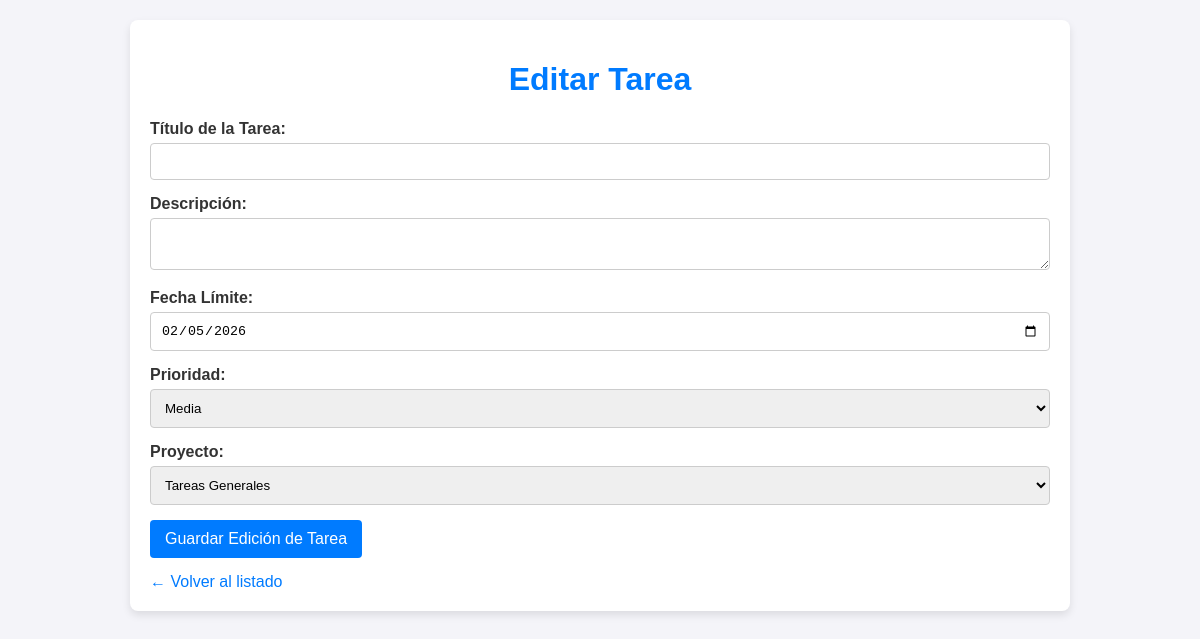
/tarea/editar/9, run on the app's committed database.
### tables this page shows
CREATE TABLE tareas (
            id INTEGER PRIMARY KEY AUTOINCREMENT,
            titulo TEXT NOT NULL,
            descripcion TEXT,
            fecha_creacion TEXT,
            fecha_limite TEXT,
            prioridad TEXT,
            estado TEXT,
            proyecto_id INTEGER,
            FOREIGN KEY (proyecto_id) REFERENCES proyectos(id)
        );

CREATE TABLE proyectos (
            id INTEGER PRIMARY KEY AUTOINCREMENT,
            nombre TEXT NOT NULL,
            descripcion TEXT,
            fecha_inicio TEXT,
            estado TEXT
        );

### app.py (the view, shortened to what this page needs)
@app.route('/tarea/editar/<int:tarea_id>', methods=['GET', 'POST'])
def editar_tarea_web(tarea_id):
    tarea = db_manager.obtener_tarea_por_id(tarea_id)
    proyectos = db_manager.obtener_proyectos()
    return render_template('formulario_edicion_tarea.html', tarea=tarea, proyectos=proyectos)

### src/database.py (called while the page is built)
def get_connection():
    conn = sqlite3.connect(DATABASE_NAME)
    conn.row_factory = sqlite3.Row
    return conn

    def obtener_proyectos(self):
        conn = get_connection()
        cursor = conn.cursor()
        cursor.execute("SELECT * FROM proyectos")
        filas = cursor.fetchall()
        conn.close()
        proyectos = [
            Proyecto(nombre=fila['nombre'], descripcion=fila['descripcion'],
                     id=fila['id'], estado=fila['estado'])
            for fila in filas
        ]
        return proyectos

    def obtener_tarea_por_id(self, tarea_id: int) -> Tarea:
        conn = get_connection()
        cursor = conn.cursor()
        cursor.execute("SELECT * FROM tareas WHERE id=?", (tarea_id,))
        fila = cursor.fetchone()
        conn.close()
        if fila:
            tarea = Tarea(
                titulo=fila['titulo'],
                fecha_limite=fila['fecha_limite'],
                prioridad=fila['prioridad'],
                proyecto_id=fila['proyecto_id'],
                estado=fila['estado'],
                descripcion=fila['descripcion'],
                fecha_creacion=fila['fecha_creacion'],
                id=fila['id']
            )
            return tarea
        return None

### templates/formulario_edicion_tarea.html (shortened to what this page needs)
<!DOCTYPE html>
<html lang="es">
<head>
    <link rel="stylesheet" href="{{ url_for('static', filename='styles.css') }}">
</head>
<body>
    <div class="container">
        <h1>Editar Tarea</h1>
        <form method="POST" action="{{ url_for('editar_tarea_web', tarea_id=tarea._id) }}">
            <div class="form-group">
                <label for="titulo">Título de la Tarea:</label>
                <input type="text" id="titulo" name="titulo"  value "{{tarea._titulo}}" required>
            </div>
            <div class="form-group">
                <label for="descripcion">Descripción:</label>
                <textarea id="descripcion" name="descripcion">{{ tarea._descripcion }}</textarea>
            </div>
            <div class="form-group">
                <label for="fecha_limite">Fecha Límite:</label>
                <input type="date" id="fecha_limite" name="fecha_limite" value="{{ tarea._fecha_limite }}" required>
            </div>
           <div class="form-group">
                <label for="prioridad">Prioridad:</label>
                <select id="prioridad" name="prioridad" required>
                    <option value="Media" {% if tarea._prioridad == 'Media' %}selected{% endif %}>Media</option>
                </select>
            </div>
            <div class="form-group">
                <label for="proyecto_id">Proyecto:</label>
                <select id="proyecto_id" name="proyecto_id">
                    {% for proyecto in proyectos %}
                        <option value="{{ proyecto._id }}" {% if proyecto._id == tarea._proyecto_id %}selected{% endif %}>
                            {{ proyecto._nombre }}
                        </option>
                    {% endfor %}
                </select>
            </div>
            <button type="submit" class="submit-button">Guardar Edición de Tarea</button>
        </form>
        <a href="{{ url_for('index') }}" class="back-link">← Volver al listado</a>
    </div>
</body>
</html>

### static/styles.css (style rules this page uses)
body { font-family: Arial, sans-serif; background-color: #f4f4f9; color: #333; margin: 0; padding: 20px; }
.container { max-width: 900px; margin: 0 auto; background: #fff; padding: 20px; border-radius: 8px; box-shadow: 0 4px 8px rgba(0, 0, 0, 0.1); }
h1 { color: #007bff; text-align: center; }

### templates/formulario_edicion_tarea.html (style rules this page uses)
.form-group { margin-bottom: 15px; }
.form-group label { display: block; margin-bottom: 5px; font-weight: bold; }
.form-group input, .form-group textarea, .form-group select { width: 100%; padding: 10px; border: 1px solid #ccc; border-radius: 4px; box-sizing: border-box; }
.submit-button { background-color: #007bff; color: white; padding: 10px 15px; border: none; border-radius: 4px; cursor: pointer; font-size: 1em; }
.back-link { display: inline-block; margin-top: 15px; color: #007bff; text-decoration: none; }

### data on the page
tareas: fecha_limite "02/05/2026", prioridad "Media", proyecto_id "Tareas Generales"
